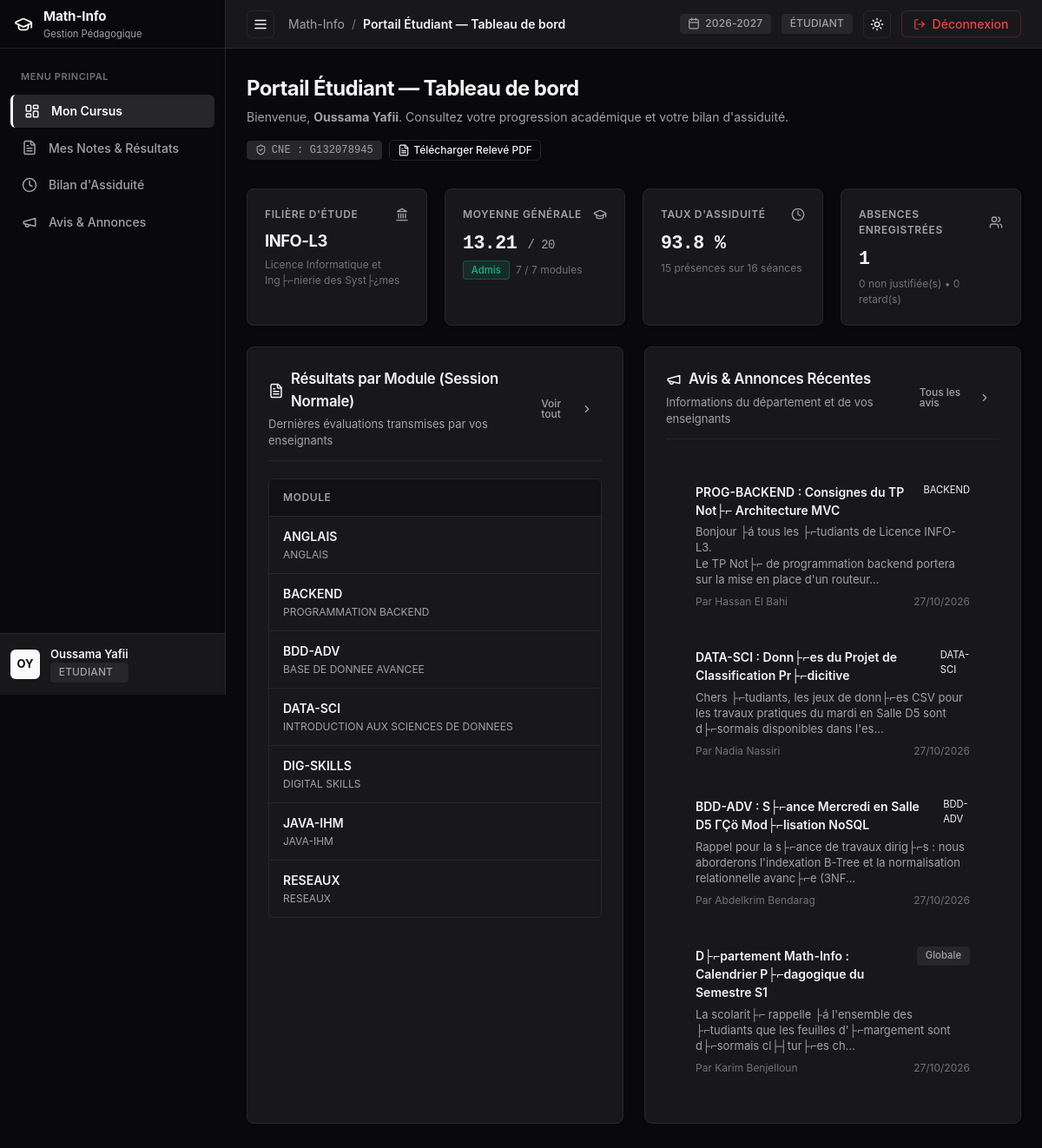
The page /etudiant/dashboard (signed in) on the database as committed earlier.
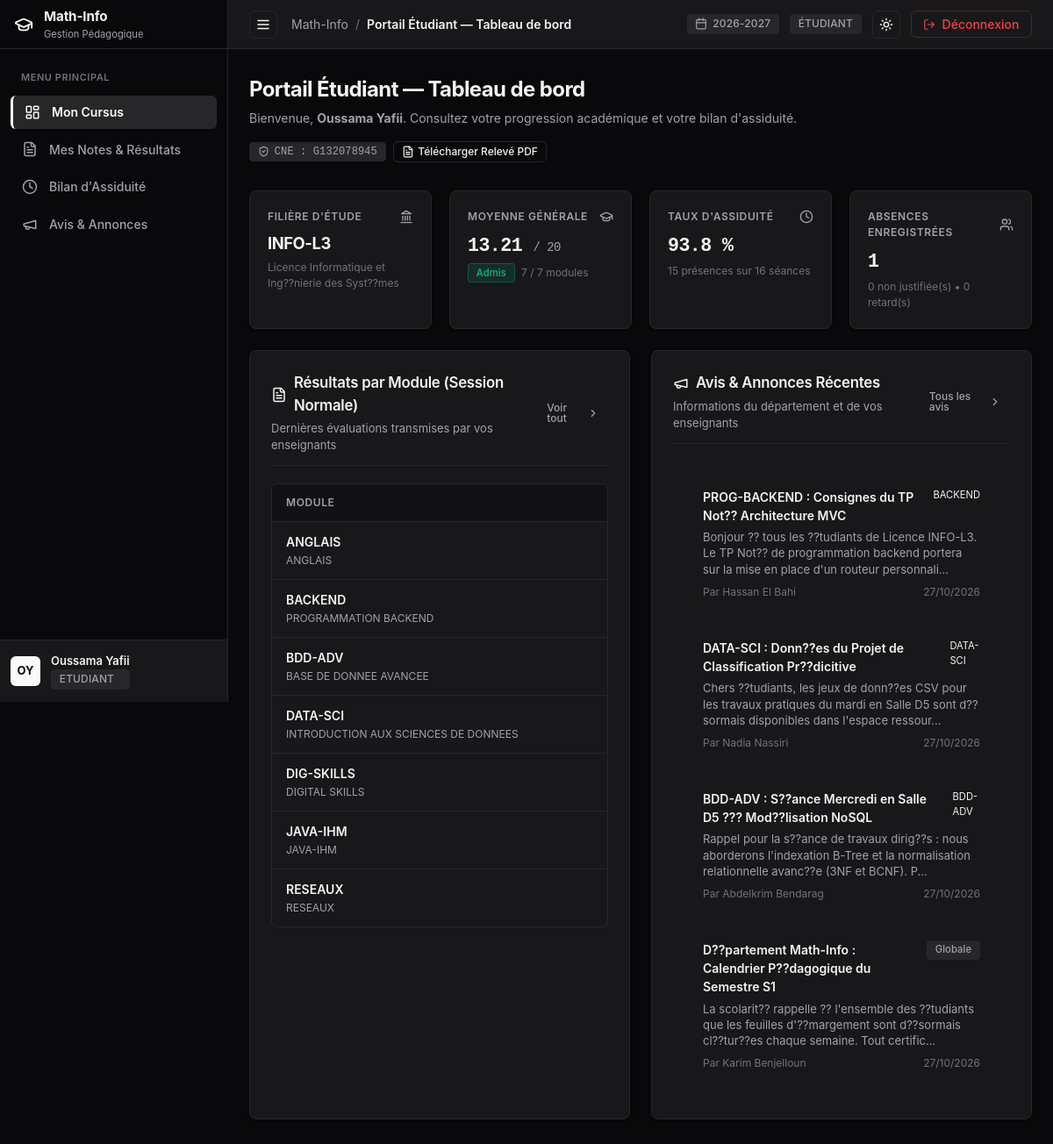
The same page on the database as committed later.
### tables this page shows
CREATE TABLE `inscriptions` (
  `idInscription` int NOT NULL AUTO_INCREMENT,
  `idEtudiant` int NOT NULL,
  `idFiliere` int NOT NULL,
  `anneeUniversitaire` varchar(20) NOT NULL,
  `dateInscription` date NOT NULL,
  `statut` enum('EN_COURS','VALIDE','AJOURNE') DEFAULT 'EN_COURS',
  PRIMARY KEY (`idInscription`),
  UNIQUE KEY `uq_etudiant_annee` (`idEtudiant`,`anneeUniversitaire`),
  KEY `idFiliere` (`idFiliere`),
  CONSTRAINT `inscriptions_ibfk_1` FOREIGN KEY (`idEtudiant`) REFERENCES `etudiants` (`idUtilisateur`) ON DELETE CASCADE,
  CONSTRAINT `inscriptions_ibfk_2` FOREIGN KEY (`idFiliere`) REFERENCES `filieres` (`idFiliere`) ON DELETE CASCADE
);

CREATE TABLE `filieres` (
  `idFiliere` int NOT NULL AUTO_INCREMENT,
  `code` varchar(20) NOT NULL,
  `intitule` varchar(150) NOT NULL,
  `description` text,
  PRIMARY KEY (`idFiliere`),
  UNIQUE KEY `code` (`code`)
);

CREATE TABLE `annonces` (
  `idAnnonce` int NOT NULL AUTO_INCREMENT,
  `idAuteur` int NOT NULL,
  `titre` varchar(200) NOT NULL,
  `contenu` text NOT NULL,
  `datePublication` timestamp NULL DEFAULT CURRENT_TIMESTAMP,
  `portee` enum('GLOBALE','MODULE') NOT NULL DEFAULT 'GLOBALE',
  `idModule` int DEFAULT NULL,
  PRIMARY KEY (`idAnnonce`),
  KEY `idAuteur` (`idAuteur`),
  KEY `idModule` (`idModule`),
  CONSTRAINT `annonces_ibfk_1` FOREIGN KEY (`idAuteur`) REFERENCES `utilisateurs` (`idUtilisateur`) ON DELETE CASCADE,
  CONSTRAINT `annonces_ibfk_2` FOREIGN KEY (`idModule`) REFERENCES `modules` (`idModule`) ON DELETE CASCADE
);

CREATE TABLE `modules` (
  `idModule` int NOT NULL AUTO_INCREMENT,
  `code` varchar(20) NOT NULL,
  `intitule` varchar(150) NOT NULL,
  `semestre` enum('S1','S2','S3','S4') NOT NULL,
  `coefficient` float NOT NULL DEFAULT '1',
  `idFiliere` int NOT NULL,
  `idEnseignant` int DEFAULT NULL,
  PRIMARY KEY (`idModule`),
  UNIQUE KEY `code` (`code`),
  KEY `idFiliere` (`idFiliere`),
  KEY `idEnseignant` (`idEnseignant`),
  CONSTRAINT `modules_ibfk_1` FOREIGN KEY (`idFiliere`) REFERENCES `filieres` (`idFiliere`) ON DELETE CASCADE,
  CONSTRAINT `modules_ibfk_2` FOREIGN KEY (`idEnseignant`) REFERENCES `enseignants` (`idUtilisateur`) ON DELETE SET NULL
);

CREATE TABLE `utilisateurs` (
  `idUtilisateur` int NOT NULL AUTO_INCREMENT,
  `nom` varchar(100) NOT NULL,
  `prenom` varchar(100) NOT NULL,
  `email` varchar(150) NOT NULL,
  `motDePasse` varchar(255) NOT NULL,
  `role` enum('ADMIN','ENSEIGNANT','ETUDIANT') NOT NULL,
  `dateCreation` timestamp NULL DEFAULT CURRENT_TIMESTAMP,
  PRIMARY KEY (`idUtilisateur`),
  UNIQUE KEY `email` (`email`)
);

### src/Controllers/Controller.php (called while the page is built, shortened)
<?php
abstract class Controller {
    protected function render(string $view, array $data = [], ?string $layout = 'main'): void {
        $viewFile = __DIR__ . '/../Views/' . str_replace('.', '/', $view) . '.php';
        extract($data);
        require $viewFile;
    }
}

### src/Controllers/EtudiantController.php (called while the page is built, shortened)
<?php
class EtudiantController extends Controller {
    public function dashboard(): void {
        $user = Auth::user();
        $db = Model::getDb();
        $stmtIns = $db->prepare("
            SELECT i.*, f.code AS filiere_code, f.intitule AS filiere_intitule, f.description AS filiere_description
            FROM inscriptions i
            JOIN filieres f ON i.idFiliere = f.idFiliere
            WHERE i.idEtudiant = :id
            ORDER BY i.anneeUniversitaire DESC
            LIMIT 1
        ");
        $stmtIns->execute(['id' => $user->getId()]);
        $inscription = $stmtIns->fetch() ?: null;
        $gpa = Note::getStudentGPA($user->getId());
        $attendance = Absence::getStudentOverallAttendance($user->getId());
        $notes = Note::getStudentNotesWithDetails($user->getId());
        $filiereId = $inscription ? (int)$inscription['idFiliere'] : 0;
        $stmtAnn = $db->prepare("
            SELECT a.*, u.nom AS auteur_nom, u.prenom AS auteur_prenom, m.code AS module_code
            FROM annonces a
            JOIN utilisateurs u ON a.idAuteur = u.idUtilisateur
            LEFT JOIN modules m ON a.idModule = m.idModule
            WHERE a.portee = 'GLOBALE'
               OR (a.portee = 'MODULE' AND m.idFiliere = :idFiliere)
            ORDER BY a.datePublication DESC
            LIMIT 4
        ");
        $stmtAnn->execute(['idFiliere' => $filiereId]);
        $annonces = $stmtAnn->fetchAll();
        $this->render('etudiant.dashboard', [
            'title'       => 'Portail Étudiant — Tableau de bord',
            'user'        => $user,
            'inscription' => $inscription,
            'gpa'         => $gpa,
            'attendance'  => $attendance,
            'notes'       => $notes,
            'annonces'    => $annonces,
            'activeNav'   => 'dashboard',
        ]);
    }
}

### public/index.php (called while the page is built, shortened)
<?php
$router = new Router();
$router->get('/', function () {
    if (Auth::check()) {
        Auth::redirectToDashboard();
    } else {
        header('Location: /login');
        exit;
    }
});
$router->get('/login', [AuthController::class, 'showLogin']);
$router->post('/login', [AuthController::class, 'login']);
$router->get('/logout', [AuthController::class, 'logout']);
$router->post('/logout', [AuthController::class, 'logout']);
$router->get('/admin/dashboard', [AdminController::class, 'dashboard']);
$router->get('/admin/filieres', [AdminController::class, 'filieres']);
$router->post('/admin/filieres/create', [AdminController::class, 'createFiliere']);
$router->post('/admin/filieres/edit', [AdminController::class, 'editFiliere']);
$router->post('/admin/filieres/delete', [AdminController::class, 'deleteFiliere']);
$router->get('/admin/modules', [AdminController::class, 'modules']);
$router->post('/admin/modules/create', [AdminController::class, 'createModule']);
$router->post('/admin/modules/edit', [AdminController::class, 'editModule']);
$router->post('/admin/modules/assign-teacher', [AdminController::class, 'assignTeacher']);
$router->post('/admin/modules/delete', [AdminController::class, 'deleteModule']);
$router->get('/admin/utilisateurs', [AdminController::class, 'utilisateurs']);
$router->post('/admin/utilisateurs/create', [AdminController::class, 'createUser']);
$router->post('/admin/utilisateurs/edit', [AdminController::class, 'editUser']);
$router->post('/admin/utilisateurs/delete', [AdminController::class, 'deleteUser']);
$router->get('/admin/inscriptions', [AdminController::class, 'inscriptions']);
$router->post('/admin/inscriptions/create', [AdminController::class, 'createInscription']);
$router->post('/admin/inscriptions/edit', [AdminController::class, 'editInscription']);
$router->post('/admin/inscriptions/status', [AdminController::class, 'updateInscriptionStatus']);
$router->post('/admin/inscriptions/delete', [AdminController::class, 'deleteInscription']);
$router->get('/admin/annonces', [AdminController::class, 'annonces']);
$router->post('/admin/annonces/create', [AdminController::class, 'createAnnonce']);
$router->post('/admin/annonces/edit', [AdminController::class, 'editAnnonce']);
$router->post('/admin/annonces/delete', [AdminController::class, 'deleteAnnonce']);
$router->get('/admin/audit', [AdminController::class, 'audit']);
$router->get('/enseignant/dashboard', [EnseignantController::class, 'dashboard']);
$router->get('/enseignant/modules', [EnseignantController::class, 'modules']);
$router->get('/enseignant/notes', [EnseignantController::class, 'notesIndex']);
$router->get('/enseignant/seances', [EnseignantController::class, 'seancesIndex']);
$router->get('/enseignant/modules/{id}/etudiants', [EnseignantController::class, 'etudiants']);
$router->get('/enseignant/modules/{id}/notes', [EnseignantController::class, 'notes']);
$router->post('/enseignant/modules/{id}/notes/save', [EnseignantController::class, 'saveNotes']);
$router->get('/enseignant/modules/{id}/seances', [EnseignantController::class, 'seances']);
$router->post('/enseignant/modules/{id}/seances/create', [EnseignantController::class, 'createSeance']);
$router->get('/enseignant/seances/{id}/absences', [EnseignantController::class, 'absences']);
$router->post('/enseignant/seances/{id}/absences/save', [EnseignantController::class, 'saveAbsences']);
$router->get('/enseignant/annonces', [EnseignantController::class, 'annonces']);
$router->post('/enseignant/annonces/create', [EnseignantController::class, 'createAnnonce']);
$router->post('/enseignant/annonces/edit', [EnseignantController::class, 'editAnnonce']);
$router->post('/enseignant/annonces/delete', [EnseignantController::class, 'deleteAnnonce']);
$router->get('/enseignant/modules/{id}/pdf', [EnseignantController::class, 'downloadModulePdf']);
$router->get('/etudiant/dashboard', [EtudiantController::class, 'dashboard']);
$router->get('/etudiant/notes', [EtudiantController::class, 'notes']);
$router->get('/etudiant/absences', [EtudiantController::class, 'absences']);
$router->get('/etudiant/annonces', [EtudiantController::class, 'annonces']);
$router->get('/etudiant/releve/pdf', [EtudiantController::class, 'downloadRelevePdf']);
$router->dispatch();

### src/Views/etudiant/dashboard.php (the view, shortened to what the changed rows need)
<div class="content-container">
  <div style="margin-bottom: 2rem;">
    <div style="display: flex; justify-content: space-between; align-items: flex-start; flex-wrap: wrap; gap: 1rem;">
      <div>
        <h1 style="font-size: 1.5rem; font-weight: 700; letter-spacing: -0.025em; color: var(--text-main); margin-bottom: 0.25rem;">
          Portail Étudiant — Tableau de bord
        </h1>
      </div>
    </div>
  </div>
  <div class="grid grid-cols-4" style="margin-bottom: 1.5rem;">
    <div class="card stat-card">
      <div class="stat-header">
        <span class="stat-label">Filière d'Étude</span>
        <span class="stat-icon"><?= Icon::get('landmark', 16) ?></span>
      </div>
      <div class="stat-value" style="font-size: 1.15rem; font-weight: 700;">
        <?= htmlspecialchars($inscription['filiere_code'] ?? 'Non assignée') ?>
      </div>
      <div class="stat-meta">
        <?= htmlspecialchars($inscription['filiere_intitule'] ?? 'Année 2026-2027') ?>
      </div>
    </div>
  </div>
  <div class="grid grid-cols-2" style="gap: 1.5rem; margin-bottom: 1.5rem;">
    <div class="card">
      <?php if (empty($notes)): ?>
        <div style="padding: 2.5rem; text-align: center; color: var(--text-muted); font-size: 0.875rem;">
          <div style="margin-bottom: 0.5rem; color: var(--text-subtle);"><?= Icon::get('book-open', 32) ?></div>
          Aucun module n'est rattaché pour l'instant à votre cursus.
        </div>
      <?php else: ?>
        <div class="table-wrapper">
          <table class="data-table">
            <thead>
              <tr>
                <th style="min-width: 150px;">Module</th>
              </tr>
            </thead>
          </table>
        </div>
      <?php endif; ?>
    </div>
    <div class="card">
      <div style="padding: 1rem 1.25rem;">
        <?php if (empty($annonces)): ?>
          <div style="padding: 2rem; text-align: center; color: var(--text-muted); font-size: 0.875rem;">
            <div style="margin-bottom: 0.5rem; color: var(--text-subtle);"><?= Icon::get('megaphone', 28) ?></div>
            Aucune annonce récente pour le moment.
          </div>
        <?php else: ?>
          <div style="display: flex; flex-direction: column; gap: 1rem;">
            <?php foreach ($annonces as $a): ?>
              <div style="border: 1px solid var(--border-color); border-radius: var(--radius-sm); padding: 0.875rem; background-color: var(--bg-hover);">
                <div style="display: flex; justify-content: space-between; align-items: flex-start; gap: 0.5rem; margin-bottom: 0.35rem;">
                  <span style="font-weight: 600; font-size: 0.875rem; color: var(--text-main);">
                    <?= htmlspecialchars($a['titre']) ?>
                  </span>
                  <?php if (!empty($a['module_code'])): ?>
                    <span class="badge-code" style="font-size: 0.7rem;"><?= htmlspecialchars($a['module_code']) ?></span>
                  <?php else: ?>
                    <span class="badge badge-neutral" style="font-size: 0.7rem;">Globale</span>
                  <?php endif; ?>
                </div>
                <p style="font-size: 0.8125rem; color: var(--text-muted); margin-bottom: 0.5rem; line-height: 1.4;">
                  <?= nl2br(htmlspecialchars(substr($a['contenu'], 0, 140))) ?><?= strlen($a['contenu']) > 140 ? '...' : '' ?>
                </p>
                <div style="display: flex; justify-content: space-between; font-size: 0.75rem; color: var(--text-subtle);">
                  <span>Par <?= htmlspecialchars($a['auteur_prenom'] . ' ' . $a['auteur_nom']) ?></span>
                  <span><?= date('d/m/Y', strtotime($a['datePublication'])) ?></span>
                </div>
              </div>
            <?php endforeach; ?>
          </div>
        <?php endif; ?>
      </div>
    </div>
  </div>
</div>

Rows that differ between the two databases and show on the page:
changed through a linked row, inscriptions "INFO-L3": idFiliere.intitule "Licence Informatique et Ing├⌐nierie des Syst├¿mes" → "Licence Informatique et Ing??nierie des Syst??mes"
changed annonces "Hassan El Bahi": titre "PROG-BACKEND : Consignes du TP Not├⌐ Architecture MVC" → "PROG-BACKEND : Consignes du TP Not?? Architecture MVC"; contenu "Bonjour ├á tous les ├⌐tudiants de Licence INFO-L3. Le TP Not├⌐ de programmation backend portera sur la mise en place d'un routeur" → "Bonjour ?? tous les ??tudiants de Licence INFO-L3. Le TP Not?? de programmation backend portera sur la mise en place d'un routeur personnali"
changed annonces "Nadia Nassiri": titre "DATA-SCI : Donn├⌐es du Projet de Classification Pr├⌐dicitive" → "DATA-SCI : Donn??es du Projet de Classification Pr??dicitive"; contenu "Chers ├⌐tudiants, les jeux de donn├⌐es CSV pour les travaux pratiques du mardi en Salle D5 sont d├⌐sormais disponibles dans l'es" → "Chers ??tudiants, les jeux de donn??es CSV pour les travaux pratiques du mardi en Salle D5 sont d??sormais disponibles dans l'espace ressour"
changed annonces "Abdelkrim Bendarag": titre "BDD-ADV : S├⌐ance Mercredi en Salle D5 ΓÇö Mod├⌐lisation NoSQL" → "BDD-ADV : S??ance Mercredi en Salle D5 ??? Mod??lisation NoSQL"; contenu "Rappel pour la s├⌐ance de travaux dirig├⌐s : nous aborderons l'indexation B-Tree et la normalisation relationnelle avanc├⌐e (3NF" → "Rappel pour la s??ance de travaux dirig??s : nous aborderons l'indexation B-Tree et la normalisation relationnelle avanc??e (3NF et BCNF). P"
changed annonces "Karim Benjelloun": titre "D├⌐partement Math-Info : Calendrier P├⌐dagogique du Semestre S1" → "D??partement Math-Info : Calendrier P??dagogique du Semestre S1"; contenu "La scolarit├⌐ rappelle ├á l'ensemble des ├⌐tudiants que les feuilles d'├⌐margement sont d├⌐sormais cl├┤tur├⌐es ch" → "La scolarit?? rappelle ?? l'ensemble des ??tudiants que les feuilles d'??margement sont d??sormais cl??tur??es chaque semaine. Tout certific"
